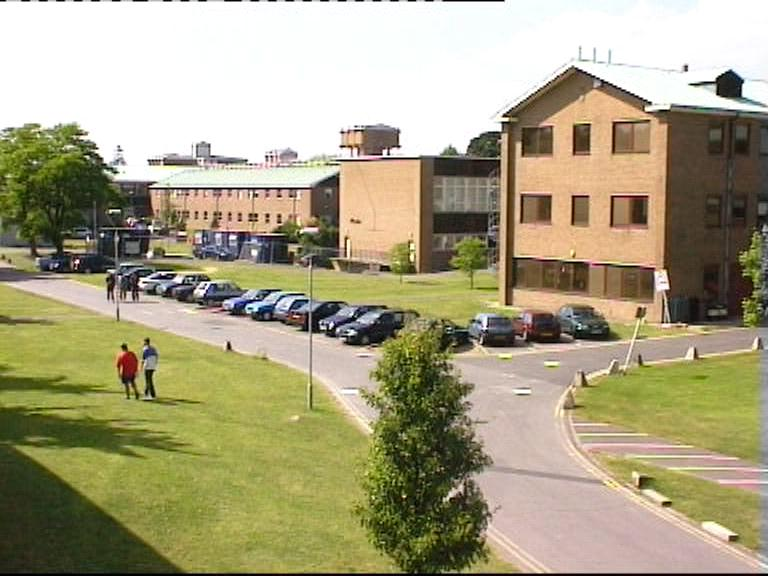
//> input picture shadowdetection/samples/PETs2/00029.jpg, 768 x 576 px
$ ./quantitative samples/PETs2/00029.jpg samples/PETs2/00048.jpg samples/PETs2/00048.jpg   (built with g++ and OpenCV 4)
//> lines starting //> are read from the running program, lines starting //| are printed output that depends on the picture
### utils/GaborFilter.h
// Copyright (C) 2011 NICTA (www.nicta.com.au)
// Copyright (C) 2011 Andres Sanin
//
// This file is provided without any warranty of fitness for any purpose.
// You can redistribute this file and/or modify it under the terms of
// the GNU General Public License (GPL) as published by the
// Free Software Foundation, either version 3 of the License
// or (at your option) any later version.
// (see http://www.opensource.org/licenses for more info)

#ifndef GABORFILTER_H_
#define GABORFILTER_H_

#include <cxcore.h>

/**
 * GaborFilter class.
 */
class GaborFilter {

	public:
		GaborFilter();
		virtual ~GaborFilter();

		static void getDistance(const std::vector<cv::Mat>& projectionsA,
				const std::vector<cv::Mat>& projectionsB, cv::Mat& distance, const cv::Mat& mask =
						cv::Mat(), bool normalize = true);

		void createKernels(int kernelRadius, float wavelength, float aspectRatio,
				const std::vector<float>& bandwidths, const std::vector<float>& orientations,
				const std::vector<float>& phases);

		void filter(const cv::Mat& grayFrame, std::vector<cv::Mat>& projections,
				const cv::Mat& mask = cv::Mat(), int neighborhood = 1, bool normalize = true) const;

	private:
		int kernelRadius;
		std::vector<cv::Mat> kernels;

		static void getIntegral(const cv::Mat& frame, cv::Mat& integral);
};

#endif /* GABORFILTER_H_ */

### SrTextureShadRemParams.h
// Copyright (C) 2011 NICTA (www.nicta.com.au)
// Copyright (C) 2011 Andres Sanin
//
// This file is provided without any warranty of fitness for any purpose.
// You can redistribute this file and/or modify it under the terms of
// the GNU General Public License (GPL) as published by the
// Free Software Foundation, either version 3 of the License
// or (at your option) any later version.
// (see http://www.opensource.org/licenses for more info)

#ifndef SRTEXTURESHADREMPARAMS_H_
#define SRTEXTURESHADREMPARAMS_H_

class SrTextureShadRemParams {

	public:
		double gainThreshold;
		int gaborKernelRadius;
		float gaborWavelength;
		float gaborAspectRatio;
		std::vector<float> gaborBandwidths;
		std::vector<float> gaborOrientations;
		std::vector<float> gaborPhases;
		int neighborhood;
		double distThreshold;
		bool cleanSrMask;

		SrTextureShadRemParams();
		virtual ~SrTextureShadRemParams();
};

#endif /* SRTEXTURESHADREMPARAMS_H_ */

### SrTextureShadRem.h
// Copyright (C) 2011 NICTA (www.nicta.com.au)
// Copyright (C) 2011 Andres Sanin
//
// This file is provided without any warranty of fitness for any purpose.
// You can redistribute this file and/or modify it under the terms of
// the GNU General Public License (GPL) as published by the
// Free Software Foundation, either version 3 of the License
// or (at your option) any later version.
// (see http://www.opensource.org/licenses for more info)

#ifndef SRTEXTURESHADREM_H_
#define SRTEXTURESHADREM_H_

#include <cxcore.h>
#include "SrTextureShadRemParams.h"
#include "utils/GaborFilter.h"

class ConnCompGroup;

/**
 * Implemented from:
 *    Shadow detection for moving objects based on texture analysis
 *    Leone & Distante (PR 2007)
 *
 * The overcomplete Gabor dictionary is used for maximum accuracy
 */
class SrTextureShadRem {

	public:
		SrTextureShadRem(const SrTextureShadRemParams& params = SrTextureShadRemParams());
		virtual ~SrTextureShadRem();

		void removeShadows(const cv::Mat& frame, const cv::Mat& fg, const cv::Mat& bg, cv::Mat& srMask);
		void removeShadows(const cv::Mat& frame, const cv::Mat& fg, const cv::Mat& bg, cv::Mat& srMask, cv::Mat& candidateShadows);

	private:
		SrTextureShadRemParams params;

		GaborFilter gaborFilter;
		std::vector<cv::Mat> frProjections;
		std::vector<cv::Mat> bgProjections;
		cv::Mat threshDistances;
		cv::Mat distanceMask;
		cv::Mat candidateShadows;
		cv::Mat distances;
		cv::Mat shadows;

		void extractCandidateShadowPixels(const cv::Mat& grayFrame, const ConnCompGroup& fg, const cv::Mat& grayBg,
				cv::Mat& candidateShadows);
		void getShadows(const cv::Mat& grayFrame, const cv::Mat& candidateShadows, const cv::Mat& grayBg,
				cv::Mat& shadows);
};

#endif /* SRTEXTURESHADREM_H_ */

### utils/ConnComp.h
// Copyright (C) 2011 NICTA (www.nicta.com.au)
// Copyright (C) 2011 Andres Sanin
//
// This file is provided without any warranty of fitness for any purpose.
// You can redistribute this file and/or modify it under the terms of
// the GNU General Public License (GPL) as published by the
// Free Software Foundation, either version 3 of the License
// or (at your option) any later version.
// (see http://www.opensource.org/licenses for more info)

#ifndef CONNCOMP_H_
#define CONNCOMP_H_

#include <map>
#include <cxcore.h>

/**
 * Stores all the necessary information for a connected component.
 */
class ConnComp {

	public:
		cv::Point center;
		cv::Rect box;
		cv::Mat boxMask;
		std::vector<cv::Point> pixels;
		std::vector<std::vector<cv::Point> > contours;

		ConnComp();
		virtual ~ConnComp();

		void
		draw(cv::Mat& dst, const cv::Scalar& color = cv::Scalar(255, 255, 255), bool filled = true) const;
		void verticalProjection(std::map<int, int>& verticalProjection) const;
};

#endif /* CONNCOMP_H_ */

### utils/ConnCompGroup.h
// Copyright (C) 2011 NICTA (www.nicta.com.au)
// Copyright (C) 2011 Andres Sanin
//
// This file is provided without any warranty of fitness for any purpose.
// You can redistribute this file and/or modify it under the terms of
// the GNU General Public License (GPL) as published by the
// Free Software Foundation, either version 3 of the License
// or (at your option) any later version.
// (see http://www.opensource.org/licenses for more info)

#ifndef CONNCOMPGROUP_H_
#define CONNCOMPGROUP_H_

#include "ConnComp.h"

/**
 * Detects and stores a sequence of connected components found in some
 * foreground mask.
 */
class ConnCompGroup {

	public:
		cv::Mat mask;
		std::vector<ConnComp> comps;

		ConnCompGroup(const cv::Mat& fgMask = cv::Mat());
		virtual ~ConnCompGroup();

		void update(const cv::Mat& fgMask, bool clean = false, bool fill = false, int minPerim = 0);
		void draw(cv::Mat& dst, const cv::Scalar& color = cv::Scalar(255, 255, 255), bool filled = true) const;

	private:
		std::vector<std::vector<cv::Point> > contours;
		std::vector<cv::Vec4i> hierarchy;
};

#endif /* CONNCOMPGROUP_H_ */

### LrTextureShadRemParams.h
// Copyright (C) 2011 NICTA (www.nicta.com.au)
// Copyright (C) 2011 Andres Sanin
//
// This file is provided without any warranty of fitness for any purpose.
// You can redistribute this file and/or modify it under the terms of
// the GNU General Public License (GPL) as published by the
// Free Software Foundation, either version 3 of the License
// or (at your option) any later version.
// (see http://www.opensource.org/licenses for more info)

#ifndef LRTEXTURESHADREMPARAMS_H_
#define LRTEXTURESHADREMPARAMS_H_

class LrTextureShadRemParams {

	public:
		float avgSatThresh;
		int hThreshLowSat;
		int hThreshHighSat;
		int sThreshLowSat;
		int sThreshHighSat;
		float avgAttenThresh;
		float vThreshUpperLowAtten;
		float vThreshUpperHighAtten;
		float vThreshLowerLowAtten;
		float vThreshLowerHighAtten;
		float avgPerimThresh;
		int edgeDiffRadius;
		int borderDiffRadius;
		int splitIncrement;
		int splitRadius;
		float cannyThresh1;
		float cannyThresh2;
		int cannyApertureSize;
		bool cannyL2Grad;

		int minCorrPoints;
		int maxCorrRounds;
		int corrBorder;
		int gradScales;
		float gradMagThresh;
		float gradAttenThresh;
		float gradDistThresh;
		float gradCorrThreshLowAtten;
		float gradCorrThreshHighAtten;

		bool cleanShadows;
		bool fillShadows;
		int minShadowPerim;
		bool cleanSrMask;
		bool fillSrMask;

		LrTextureShadRemParams();
		virtual ~LrTextureShadRemParams();
};

#endif /* LRTEXTURESHADREMPARAMS_H_ */

### GeometryShadRemParams.h
// Copyright (C) 2011 NICTA (www.nicta.com.au)
// Copyright (C) 2011 Andres Sanin
//
// This file is provided without any warranty of fitness for any purpose.
// You can redistribute this file and/or modify it under the terms of
// the GNU General Public License (GPL) as published by the
// Free Software Foundation, either version 3 of the License
// or (at your option) any later version.
// (see http://www.opensource.org/licenses for more info)

#ifndef GEOMETRYSHADREMPARAMS_H_
#define GEOMETRYSHADREMPARAMS_H_

class GeometryShadRemParams {

	public:
		int smoothFactor;
		int headThreshRatio;
		int minHeadSeq;
		int maxEdgeDistance;
		int edgeThreshRatio;
		int minEdgeSeq;
		int bottomShiftRatio;
		double gWeight;
		double sRelativeWeight;
		double thresholdScale;
		bool cleanSrMask;

		GeometryShadRemParams();
		virtual ~GeometryShadRemParams();
};

#endif /* GEOMETRYSHADREMPARAMS_H_ */

### GeometryShadRem.h
// Copyright (C) 2011 NICTA (www.nicta.com.au)
// Copyright (C) 2011 Andres Sanin
//
// This file is provided without any warranty of fitness for any purpose.
// You can redistribute this file and/or modify it under the terms of
// the GNU General Public License (GPL) as published by the
// Free Software Foundation, either version 3 of the License
// or (at your option) any later version.
// (see http://www.opensource.org/licenses for more info)

#ifndef GEOMETRYSHADREM_H_
#define GEOMETRYSHADREM_H_

#include <cxcore.h>
#include "GeometryShadRemParams.h"

class ConnComp;

/**
 * Implemented from:
 *    Shadow elimination for effective moving object detection by Gaussian shadow modeling
 *    Hsieh et al. (IVC 2003)
 */
class GeometryShadRem {

	public:
		GeometryShadRem(const GeometryShadRemParams& params = GeometryShadRemParams());
		virtual ~GeometryShadRem();

		void removeShadows(const cv::Mat& frame, const cv::Mat& fg, const cv::Mat& bg, cv::Mat& srMask);

	private:
		GeometryShadRemParams params;

		cv::Mat grayFrame;

		void extractHeads(const cv::Mat& grayFrame, const ConnComp& cc, std::vector<int>& heads);
		void extractBoundaries(const cv::Mat& grayFrame, const ConnComp& cc, const std::vector<int>& heads,
				std::vector<std::pair<int, int> >& boundaries,
				bool& rightShadows);
		void extractSegments(const cv::Size& frameSize, const ConnComp& cc, const std::vector<int>& heads,
				const std::vector<std::pair<int, int> >& boundaries,
				bool rightShadows, std::vector<cv::Point>& segmentMaskPositions, std::vector<cv::Mat>& segmentMasks
				, double& splitAngle);
		void splitSegment(const std::map<int, int>& ccVerticalProjection,
		const cv::Point& segmentMaskPos, const cv::Mat& segmentMask, double splitAngle,
		cv::Mat& segmentSplitMask);
		void classifySegment(const cv::Mat& grayFrame, const cv::Mat& segmentMask, const cv::Mat& segmentSplitMask,
				cv::Mat& segmentShadowMask);
		void getVerticalIntensityProjection(const cv::Mat& grayFrame, const ConnComp& cc,
				std::map<int, int>& verticalIntensityProjection);
		void getVerticalEdgeProjection(const cv::Mat& grayFrame, const ConnComp& cc,
				std::map<int, int>& verticalEdgeProjection);
};

#endif /* GEOMETRYSHADREM_H_ */

### ChromacityShadRemParams.h
// Copyright (C) 2011 NICTA (www.nicta.com.au)
// Copyright (C) 2011 Andres Sanin
//
// This file is provided without any warranty of fitness for any purpose.
// You can redistribute this file and/or modify it under the terms of
// the GNU General Public License (GPL) as published by the
// Free Software Foundation, either version 3 of the License
// or (at your option) any later version.
// (see http://www.opensource.org/licenses for more info)

#ifndef CHROMACITYSHADREMPARAMS_H_
#define CHROMACITYSHADREMPARAMS_H_

class ChromacityShadRemParams {

	public:
		int winSize;
		bool cleanSrMask;
		int hThresh;
		int sThresh;
		float vThreshUpper;
		float vThreshLower;

		ChromacityShadRemParams();
		virtual ~ChromacityShadRemParams();
};

#endif /* CHROMACITYSHADREMPARAMS_H_ */

### ChromacityShadRem.h
// Copyright (C) 2011 NICTA (www.nicta.com.au)
// Copyright (C) 2011 Andres Sanin
//
// This file is provided without any warranty of fitness for any purpose.
// You can redistribute this file and/or modify it under the terms of
// the GNU General Public License (GPL) as published by the
// Free Software Foundation, either version 3 of the License
// or (at your option) any later version.
// (see http://www.opensource.org/licenses for more info)

#ifndef CHROMACITYSHADREM_H_
#define CHROMACITYSHADREM_H_

#include <cxcore.h>
#include "ChromacityShadRemParams.h"

class ConnCompGroup;

/**
 * Implemented from:
 *    Detecting moving objects, ghosts, and shadows in video streams
 *    Cucchiara et al. (PAMI 2003)
 *
 * Extended to use observation windows as proposed in:
 *    Cast shadow segmentation using invariant color features
 *    Salvador et al. (CVIU 2004)
 */
class ChromacityShadRem {

	public:
		ChromacityShadRem(const ChromacityShadRemParams& params = ChromacityShadRemParams());
		virtual ~ChromacityShadRem();

		void removeShadows(const cv::Mat& frame, const cv::Mat& fg, const cv::Mat& bg, cv::Mat& srMask);
		void removeShadows(const cv::Mat& frame, const cv::Mat& fg, const cv::Mat& bg, cv::Mat& srMask, cv::Mat& shadowsMask);

    // made public for trackbars
		ChromacityShadRemParams params;

	private:
		//ChromacityShadRemParams params;

		void extractDarkPixels(const cv::Mat& hsvFrame, const ConnCompGroup& fg, const cv::Mat& hsvBg,
				ConnCompGroup& darkPixels);
		void extractShadows(const cv::Mat& hsvFrame, const ConnCompGroup& darkPixels, const cv::Mat& hsvBg,
				ConnCompGroup& shadows);
};

#endif /* CHROMACITYSHADREM_H_ */

### ChromacityShadRemParams.cpp
// Copyright (C) 2011 NICTA (www.nicta.com.au)
// Copyright (C) 2011 Andres Sanin
//
// This file is provided without any warranty of fitness for any purpose.
// You can redistribute this file and/or modify it under the terms of
// the GNU General Public License (GPL) as published by the
// Free Software Foundation, either version 3 of the License
// or (at your option) any later version.
// (see http://www.opensource.org/licenses for more info)

#include "ChromacityShadRemParams.h"

ChromacityShadRemParams::ChromacityShadRemParams() {
	winSize = 1;
	cleanSrMask = false;
	hThresh = 48;
	sThresh = 40;
	vThreshUpper = 1;
	vThreshLower = 0.3;
}

ChromacityShadRemParams::~ChromacityShadRemParams() {
}

### LrTextureShadRem.cpp
// Copyright (C) 2011 NICTA (www.nicta.com.au)
// Copyright (C) 2011 Andres Sanin
//
// This file is provided without any warranty of fitness for any purpose.
// You can redistribute this file and/or modify it under the terms of
// the GNU General Public License (GPL) as published by the
// Free Software Foundation, either version 3 of the License
// or (at your option) any later version.
// (see http://www.opensource.org/licenses for more info)

#include <cv.h>
#include "LrTextureShadRem.h"

const std::vector<cv::Mat> LrTextureShadRem::skeletonKernels = getSkeletonKernels();

// [8 lines left out: function LrTextureShadRem, not called in this run]

LrTextureShadRem::~LrTextureShadRem() {
}

// [214 lines left out: functions removeShadows, frameAvgAttenuation, frameAvgSaturation, fgAvgPerim, maskDiff, getSkeleton, not called in this run]

std::vector<cv::Mat> LrTextureShadRem::getSkeletonKernels() {
	std::vector<cv::Mat> skeletonKernels(8);

	skeletonKernels[0].create(3, 3, CV_8U);
	skeletonKernels[0].at<uchar>(0, 0) = 0;
	skeletonKernels[0].at<uchar>(0, 1) = 0;
	skeletonKernels[0].at<uchar>(0, 2) = 0;
	skeletonKernels[0].at<uchar>(1, 0) = 127;
	skeletonKernels[0].at<uchar>(1, 1) = 255;
	skeletonKernels[0].at<uchar>(1, 2) = 127;
	skeletonKernels[0].at<uchar>(2, 0) = 255;
	skeletonKernels[0].at<uchar>(2, 1) = 255;
	skeletonKernels[0].at<uchar>(2, 2) = 255;

	skeletonKernels[2] = skeletonKernels[0].t();
	cv::flip(skeletonKernels[0], skeletonKernels[4], 0);
	cv::flip(skeletonKernels[2], skeletonKernels[6], 1);

	skeletonKernels[1].create(3, 3, CV_8U);
	skeletonKernels[1].at<uchar>(0, 0) = 127;
	skeletonKernels[1].at<uchar>(0, 1) = 0;
	skeletonKernels[1].at<uchar>(0, 2) = 0;
	skeletonKernels[1].at<uchar>(1, 0) = 255;
	skeletonKernels[1].at<uchar>(1, 1) = 255;
	skeletonKernels[1].at<uchar>(1, 2) = 0;
	skeletonKernels[1].at<uchar>(2, 0) = 127;
	skeletonKernels[1].at<uchar>(2, 1) = 255;
	skeletonKernels[1].at<uchar>(2, 2) = 127;

	cv::flip(skeletonKernels[1], skeletonKernels[3], 1);
	cv::flip(skeletonKernels[3], skeletonKernels[5], 0);
	cv::flip(skeletonKernels[5], skeletonKernels[7], 1);

	return skeletonKernels;
}

// [171 lines left out: functions getCandidateShadows, getEdgeDiff, getGradDirCorr, not called in this run]

### ChromacityShadRem.cpp
// Copyright (C) 2011 NICTA (www.nicta.com.au)
// Copyright (C) 2011 Andres Sanin
//
// This file is provided without any warranty of fitness for any purpose.
// You can redistribute this file and/or modify it under the terms of
// the GNU General Public License (GPL) as published by the
// Free Software Foundation, either version 3 of the License
// or (at your option) any later version.
// (see http://www.opensource.org/licenses for more info)

#include <cv.h>
#include "ChromacityShadRem.h"
#include "utils/ConnCompGroup.h"

ChromacityShadRem::ChromacityShadRem(const ChromacityShadRemParams& params) {
	this->params = params;
}

ChromacityShadRem::~ChromacityShadRem() {
}

// overloaded function to extract shadow mask as output
// [120 lines left out: functions removeShadows, removeShadows, extractDarkPixels, extractShadows, not called in this run]

### shadowdetection/quantitative.cpp
// [13 lines of licence text are left out]

#include <iostream>
#include <iomanip>
#include "opencv2/highgui/highgui.hpp"
#include "opencv2/imgproc/imgproc.hpp"

#include "ChromacityShadRem.h"
#include "GeometryShadRem.h"
#include "LrTextureShadRem.h"
#include "PhysicalShadRem.h"
#include "SrTextureShadRem.h"

#include "Metrics.h"

using namespace std;
using namespace cv;

int main(int argc, char** argv) {

  string infile = "";
  if(argc > 3) {
    cout << "\n---" << endl;
    cout << "> Opening image " << argv[1] << "..." << endl;
    cout << "> Opening background " << argv[2] << "..." << endl;
    cout << "> Opening shadows " << argv[3] << "..." << endl;
  } else {
    cout << "Not enough inputs specified: exiting" << endl;
    exit(0);
  }

  Mat frame = imread(argv[1]);
//> frame is the input picture: 576 rows x 768 cols, CV_8UC3; mean B, G, R 130.2, 161.4, 168.5
  Mat bg = imread(argv[2]);
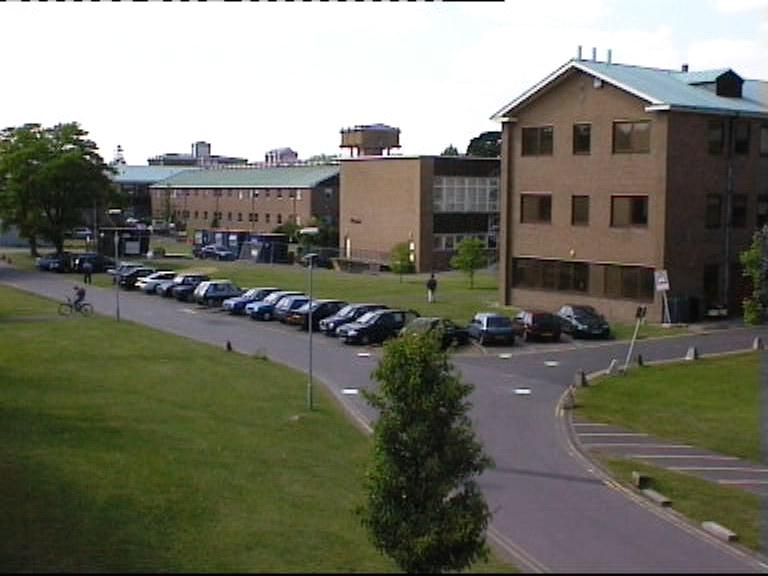
//> input picture shadowdetection/samples/PETs2/00048.jpg, 768 x 576 px
//> bg is the input picture: 576 rows x 768 cols, CV_8UC3; mean B, G, R 102.4, 115.1, 115.4
  Mat shadows = imread(argv[3], CV_LOAD_IMAGE_GRAYSCALE);
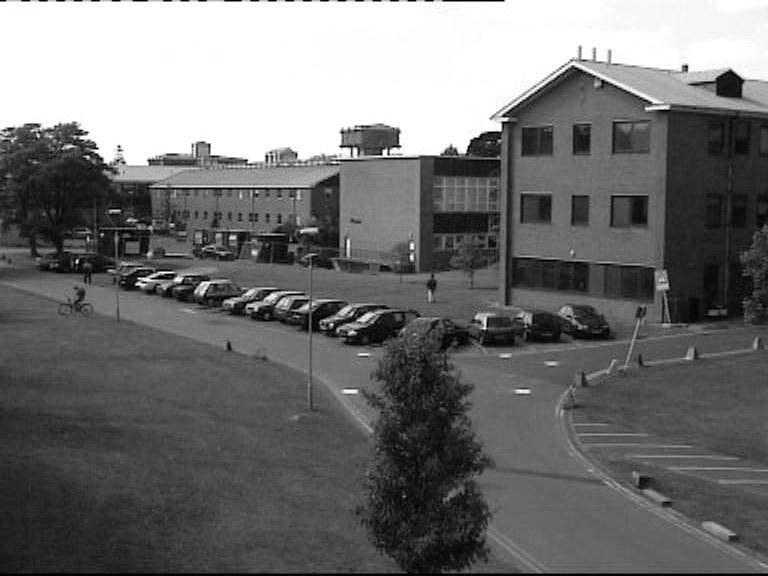
//> shadows: 576 rows x 768 cols, CV_8UC1; min 0, max 255, mean 113.7

  if (!frame.data) {
    cout << "Capture failed to open." << endl;
    return -1;
  }

  Mat fg;
  threshold(shadows, fg, 0, 255, THRESH_BINARY);
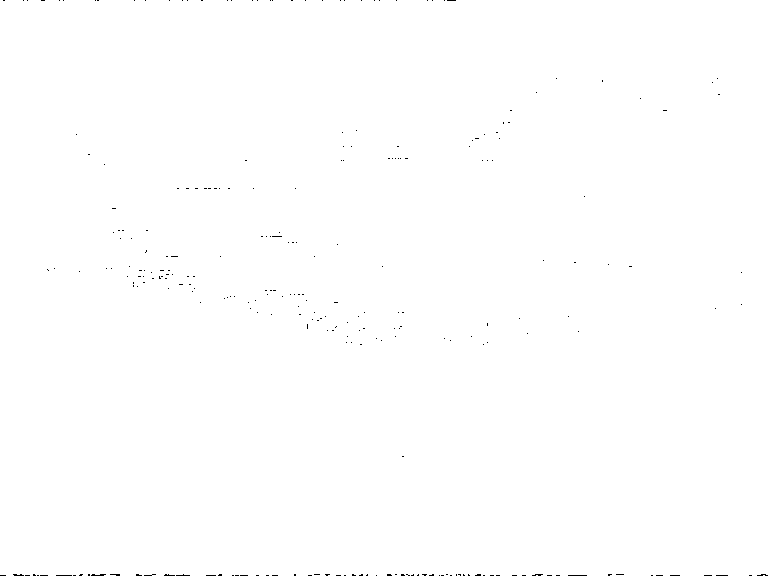
//> fg: 576 rows x 768 cols, CV_8UC1; 99.8% white; black in thin lines or dots

  /** USED FOR ABSDIFF FG **
  absdiff(frame, bg, fg);
  cvtColor(fg, fg, CV_BGR2GRAY);

  // clean up shadows
  threshold(fg, fg, 25, 255, THRESH_BINARY);

  erode(fg, fg, Mat(), Point(-1,-1));
  dilate(fg, fg, Mat(), Point(-1,-1));
  */

	// create shadow removers
	ChromacityShadRem chr;
//> (the run ends here: the program needs code that is not available in this run, at `PhysicalShadRem phys;`)
